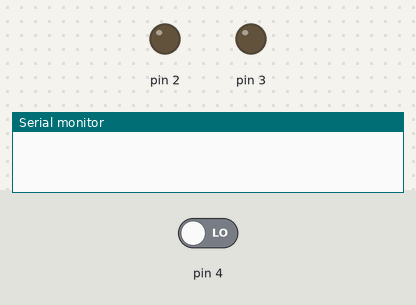
Bench run of a sketch on a simulated Arduino Uno, built with avr-gcc and run on an emulated ATmega328P. Shown: output pins drawn as LEDs (lit = HIGH), the last lines printed to the serial monitor. Inputs (shaded band) come from the test bench; at power-on: pin 4 LOW.

Above: at 0.1 s.
At 1.1 s:
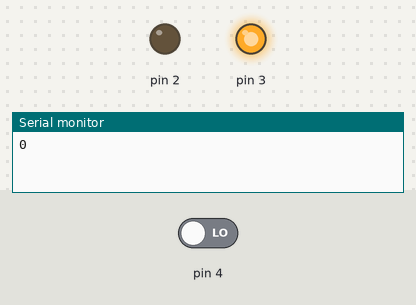
Timing chart, 0 to 2.6 s (numbered marks = the images above):
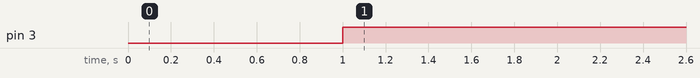

The sketch:

arduino_pwm_switch.ino
```cpp
void setup()
{
  pinMode(2, OUTPUT);
  pinMode(3, OUTPUT);
  // PWM input
  pinMode(4, INPUT);
  Serial.begin(9600);
}
int pwm_value;

void loop()
{
  pwm_value = pulseIn(4, HIGH);
  if(pwm_value >= 1500){
    digitalWrite(3, LOW);
    digitalWrite(2, HIGH);
    Serial.print("1");
  } else if(pwm_value <= 1500){
    digitalWrite(2, LOW);
    digitalWrite(3, HIGH);
    Serial.print("0");
  }
}
```

Measured:
- by itself, pin 3: LOW → HIGH at 1.0 s
